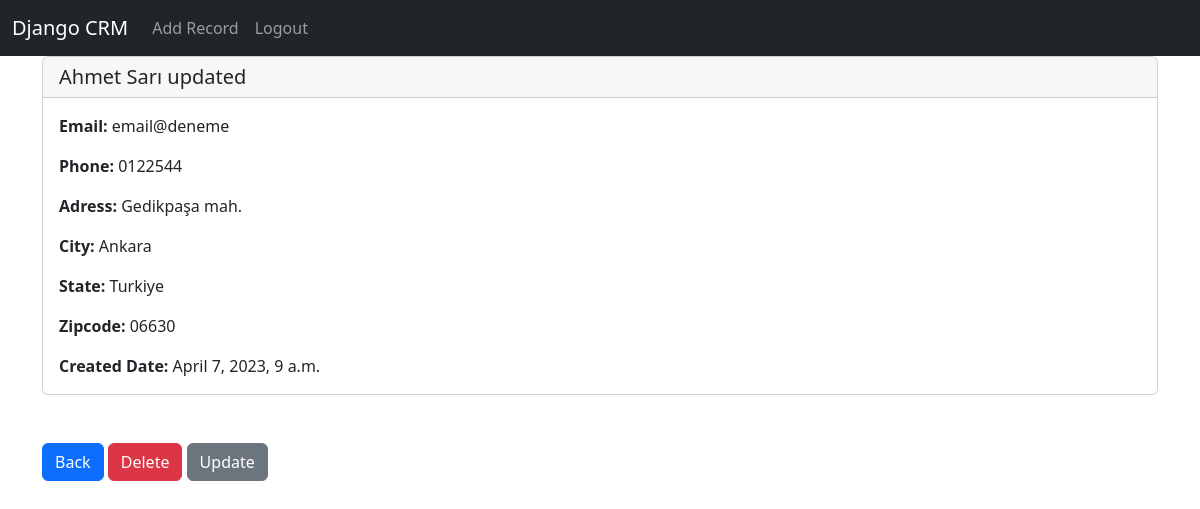
The page /record/1 (signed in) on the database its author committed.
### website/models.py (models this page shows, shortened)
class Record(models.Model):
    created_at = models.DateTimeField(auto_now_add= True)
    first_name = models.CharField(max_length=50)
    last_name = models.CharField(max_length=50)
    email = models.CharField(max_length=100)
    phone = models.CharField(max_length=15)
    address = models.CharField(max_length=100)
    city = models.CharField(max_length=50)
    state = models.CharField(max_length=50)
    zipcode = models.CharField(max_length=20)
    person_place = models.ForeignKey(Place,blank=True,null=True,on_delete=models.CASCADE)

### website/views.py (the view)
# urls.py: path('record/<int:pk>',views.customer_record, name = 'record'),
def customer_record(request, pk):
      if request.user.is_authenticated:
            customer_record = Record.objects.get(id = pk)
            return render(request, 'record.html', {'customer_record':customer_record})
      else:
            messages.success(request,'You need to Login')
            return redirect('home')

### website/templates/record.html
{% extends 'base.html' %}
{% block content  %}
<div class="card">
    <h5 class="card-header">
        {{customer_record.first_name}}{{''}} {{customer_record.last_name}}
    </h5>
    <div class="card-body">
      <p class="card-text"><strong>Email: </strong> {{customer_record.email}}</p>
      <p class="card-text"><strong>Phone: </strong>{{customer_record.phone}}</p>
      <p class="card-text"><strong>Adress: </strong>{{customer_record.address}}</p>
      <p class="card-text"><strong>City: </strong>{{customer_record.city}}</p>
      <p class="card-text"><strong>State: </strong>{{customer_record.state}}</p>
      <p class="card-text"><strong>Zipcode: </strong>{{customer_record.zipcode}}</p>
      <p class="card-text"><strong>Created Date: </strong>{{customer_record.created_at}}</p>
    </div>
  </div>
  <br>
  <br>
  <a href="{% url 'home' %}" class="btn btn-primary">Back</a>
  <a href="{% url 'delete_record' customer_record.id  %}" class="btn btn-danger">Delete</a>
  <a href="{% url 'update_record' customer_record.id  %}" class="btn btn-secondary">Update</a>
{% endblock  %}

### rows shown on the page
Record: first_name "Ahmet", last_name "Sarı updated", email "email@deneme", phone "0122544", address "Gedikpaşa mah.", city "Ankara", state "Turkiye", zipcode "06630", created_at "April 7, 2023, 9 a.m."
